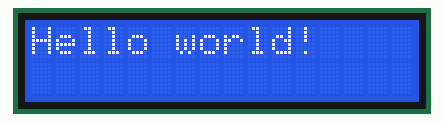
Simulated run of this program. Board: Raspberry Pi (BCM pin numbers). Parts: 16×2 character LCD. Library files of the repository ran but are not shown: RPi_LCD_16x2_I2C_driver.py.

Above: at 0.3 s.
At 1.3 s:
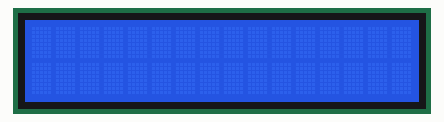

The program:

screen_tests_blinking_text.py
```python
#!/home/pi/spotmicro/venv/bin/python3 -u

import RPi_LCD_16x2_I2C_driver
import time


mylcd = RPi_LCD_16x2_I2C_driver.lcd()

while True:
    mylcd.lcd_display_string(u"Hello world!", 1)
    time.sleep(1)
    mylcd.lcd_clear()
    time.sleep(1)
    
```

Measured:
- by itself, everything shown: repeats every 2.0 s, in 3 steps
- what the display in image 0 shows lasts 1.0 s, from 0.3 s to 1.3 s
